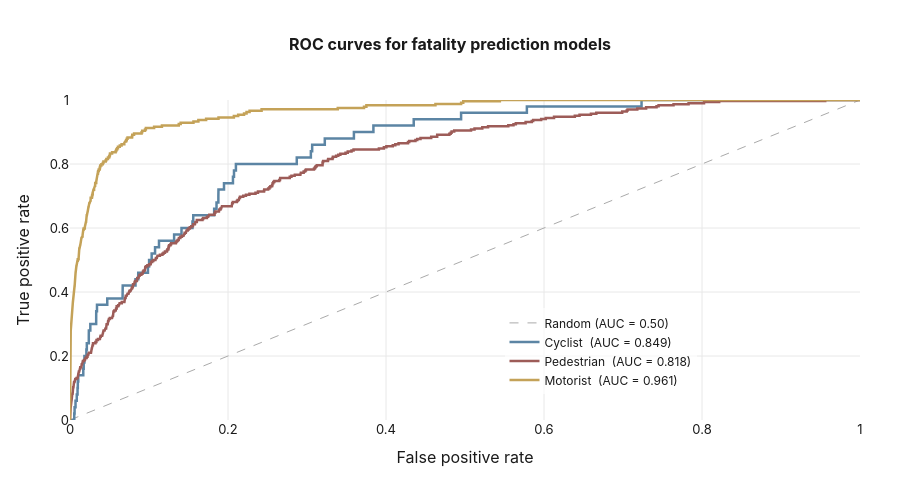

The cell this chart's notebook holds for it:
### Code cell
fig_roc = go.Figure()

# Diagonal baseline representing random guessing (AUC = 0.50)
fig_roc.add_trace(go.Scatter(
    x=[0, 1], y=[0, 1],
    mode="lines",
    line=dict(color="#aaaaaa", dash="dash", width=1),
    name="Random (AUC = 0.50)",
    showlegend=True,
))

# Plot ROC curve for each persona
for persona, color in COLORS.items():
    y_te    = rf_results[persona]["y_te"]
    y_proba = rf_results[persona]["y_proba"]
    auc_val = rf_results[persona]["auc"]

    fpr, tpr, _ = roc_curve(y_te, y_proba)

    fig_roc.add_trace(go.Scatter(
        x=fpr, y=tpr,
        mode="lines",
        name=f"{persona}  (AUC = {auc_val:.3f})",
        line=dict(color=color, width=2.5),
    ))

# All three models significantly outperform random guessing
# Higher AUC = better at distinguishing fatal from non-fatal crashes
fig_roc.update_layout(
    font=dict(family=SITE_FONT, color=SITE_TEXT, size=13),
    title=dict(
        text="<b>ROC curves for fatality prediction models</b>",
        font=dict(family=SITE_FONT, size=_FONT_TITLE, color=SITE_TEXT),
        x=0.5,
    ),
    xaxis=dict(
        title="False positive rate",
        range=[0, 1],
        gridcolor=_GRIDCOLOR,
        zeroline=False,
    ),
    yaxis=dict(
        title="True positive rate",
        range=[0, 1],
        gridcolor=_GRIDCOLOR,
        zeroline=False,
    ),
    plot_bgcolor=_BGCOLOR,
    paper_bgcolor=SITE_PAPER,
    legend=dict(
        x=0.55, y=0.08,
        font=dict(family=SITE_FONT, size=12, color=SITE_TEXT),
        bgcolor="rgba(255,255,255,0.7)",
        borderwidth=0,
    ),
    height=480,
    margin=dict(t=100, b=60, l=70, r=40),
)

fig_roc.show()

### Figure 1 — Plotly figure (JSON) as saved in the notebook; plotly's stock layout.template omitted (floating-point values rounded to 4 significant figures; data arrays with more than 128 entries replaced by an {"elided": "..."} marker saying what was removed)
{"data": [{"line": {"color": "#aaaaaa", "dash": "dash", "width": 1}, "mode": "lines", "name": "Random (AUC = 0.50)", "showlegend": true, "type": "scatter", "x": [0, 1], "y": [0, 1]}, {"line": {"color": "#5c85a4", "width": 2.5}, "mode": "lines", "name": "Cyclist  (AUC = 0.849)", "type": "scatter", "x": {"elided": "159 float values"}, "y": {"elided": "159 float values"}}, {"line": {"color": "#9D5C58", "width": 2.5}, "mode": "lines", "name": "Pedestrian  (AUC = 0.818)", "type": "scatter", "x": {"elided": "682 float values"}, "y": {"elided": "682 float values"}}, {"line": {"color": "#c4a258", "width": 2.5}, "mode": "lines", "name": "Motorist  (AUC = 0.961)", "type": "scatter", "x": {"elided": "41047 float values"}, "y": {"elided": "41047 float values"}}], "layout": {"font": {"color": "#1a1a1a", "family": "Inter, Helvetica Neue, Helvetica, Arial, sans-serif", "size": 13}, "height": 480, "legend": {"bgcolor": "rgba(255,255,255,0.7)", "borderwidth": 0, "font": {"color": "#1a1a1a", "family": "Inter, Helvetica Neue, Helvetica, Arial, sans-serif", "size": 12}, "x": 0.55, "y": 0.08}, "margin": {"b": 60, "l": 70, "r": 40, "t": 100}, "paper_bgcolor": "white", "plot_bgcolor": "white", "title": {"font": {"color": "#1a1a1a", "family": "Inter, Helvetica Neue, Helvetica, Arial, sans-serif", "size": 16}, "text": "<b>ROC curves for fatality prediction models</b>", "x": 0.5}, "xaxis": {"gridcolor": "#e8e8e8", "range": [0, 1], "title": {"text": "False positive rate"}, "zeroline": false}, "yaxis": {"gridcolor": "#e8e8e8", "range": [0, 1], "title": {"text": "True positive rate"}, "zeroline": false}}}
